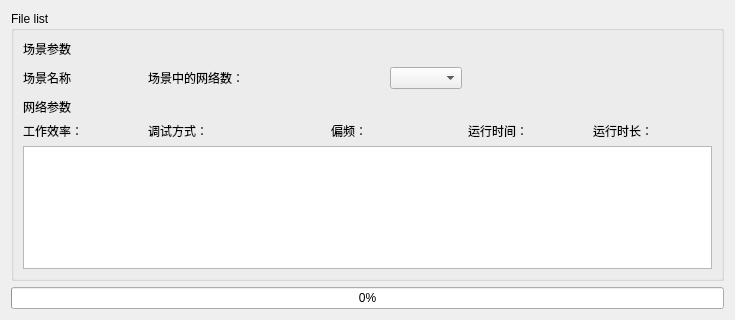
<?xml version="1.0" encoding="UTF-8"?>
<ui version="4.0">
 <class>taskFileMergeAssistant</class>
 <widget class="QWidget" name="taskFileMergeAssistant">
  <property name="geometry">
   <rect>
    <x>0</x>
    <y>0</y>
    <width>735</width>
    <height>320</height>
   </rect>
  </property>
  <property name="windowTitle">
   <string>Form</string>
  </property>
  <layout class="QGridLayout" name="gridLayout">
   <item row="0" column="0">
    <widget class="QGroupBox" name="groupBox">
     <property name="sizePolicy">
      <sizepolicy hsizetype="Preferred" vsizetype="Expanding">
       <horstretch>0</horstretch>
       <verstretch>0</verstretch>
      </sizepolicy>
     </property>
     <property name="title">
      <string>File list</string>
     </property>
     <layout class="QGridLayout" name="gridLayout_3">
      <item row="0" column="0">
       <layout class="QGridLayout" name="gridLayout_2">
        <item row="0" column="0">
         <widget class="QLabel" name="label">
          <property name="text">
           <string>&lt;html&gt;&lt;head/&gt;&lt;body&gt;&lt;p&gt;场景参数&lt;/p&gt;&lt;/body&gt;&lt;/html&gt;</string>
          </property>
         </widget>
        </item>
        <item row="1" column="0">
         <widget class="QLabel" name="label_2">
          <property name="text">
           <string>&lt;html&gt;&lt;head/&gt;&lt;body&gt;&lt;p&gt;场景名称&lt;/p&gt;&lt;/body&gt;&lt;/html&gt;</string>
          </property>
         </widget>
        </item>
        <item row="1" column="1">
         <widget class="QLabel" name="label_3">
          <property name="text">
           <string>&lt;html&gt;&lt;head/&gt;&lt;body&gt;&lt;p&gt;&lt;br/&gt;&lt;/p&gt;&lt;/body&gt;&lt;/html&gt;</string>
          </property>
         </widget>
        </item>
        <item row="1" column="2" colspan="2">
         <widget class="QLabel" name="label_4">
          <property name="text">
           <string>&lt;html&gt;&lt;head/&gt;&lt;body&gt;&lt;p&gt;场景中的网络数：&lt;/p&gt;&lt;/body&gt;&lt;/html&gt;</string>
          </property>
         </widget>
        </item>
        <item row="1" column="4" colspan="2">
         <widget class="QLabel" name="label_5">
          <property name="text">
           <string/>
          </property>
         </widget>
        </item>
        <item row="2" column="0">
         <widget class="QLabel" name="label_6">
          <property name="text">
           <string>网络参数</string>
          </property>
         </widget>
        </item>
        <item row="3" column="0">
         <widget class="QLabel" name="label_7">
          <property name="text">
           <string>工作效率：</string>
          </property>
         </widget>
        </item>
        <item row="3" column="1">
         <widget class="QLabel" name="label_8">
          <property name="text">
           <string/>
          </property>
         </widget>
        </item>
        <item row="3" column="2">
         <widget class="QLabel" name="label_9">
          <property name="text">
           <string>调试方式：</string>
          </property>
         </widget>
        </item>
        <item row="3" column="3" colspan="2">
         <widget class="QLabel" name="label_10">
          <property name="text">
           <string/>
          </property>
         </widget>
        </item>
        <item row="3" column="5">
         <widget class="QLabel" name="label_11">
          <property name="text">
           <string>偏频：</string>
          </property>
         </widget>
        </item>
        <item row="3" column="6">
         <widget class="QLabel" name="label_12">
          <property name="text">
           <string/>
          </property>
         </widget>
        </item>
        <item row="3" column="7">
         <widget class="QLabel" name="label_13">
          <property name="text">
           <string>运行时间：</string>
          </property>
         </widget>
        </item>
        <item row="3" column="8">
         <widget class="QLabel" name="label_14">
          <property name="text">
           <string/>
          </property>
         </widget>
        </item>
        <item row="3" column="9">
         <widget class="QLabel" name="label_15">
          <property name="text">
           <string>运行时长：</string>
          </property>
         </widget>
        </item>
        <item row="3" column="10">
         <widget class="QLabel" name="label_16">
          <property name="text">
           <string/>
          </property>
         </widget>
        </item>
        <item row="1" column="6">
         <widget class="QComboBox" name="comboBox"/>
        </item>
       </layout>
      </item>
      <item row="1" column="0">
       <widget class="CanttChartView" name="graphicsView"/>
      </item>
     </layout>
    </widget>
   </item>
   <item row="1" column="0">
    <widget class="QProgressBar" name="progressBar">
     <property name="value">
      <number>0</number>
     </property>
    </widget>
   </item>
  </layout>
 </widget>
 <customwidgets>
  <customwidget>
   <class>CanttChartView</class>
   <extends>QGraphicsView</extends>
   <header location="global">canttchartview.h</header>
  </customwidget>
 </customwidgets>
 <resources/>
 <connections/>
</ui>
